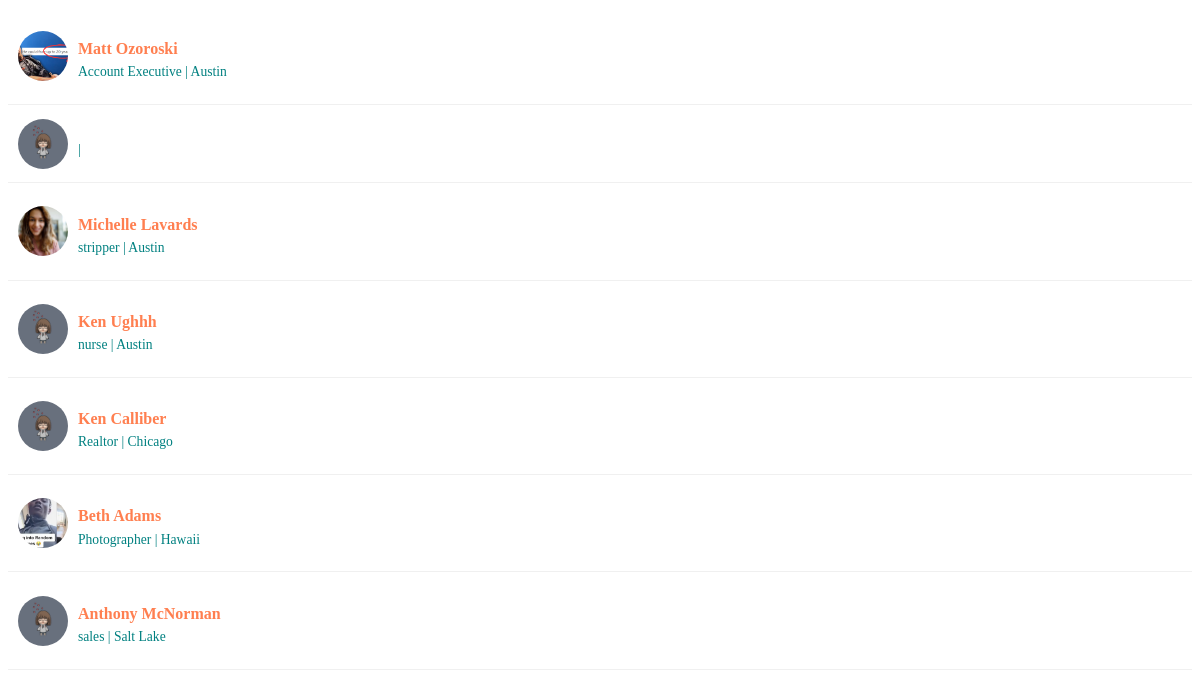
/search_results/, run on the app's committed database.
### users/models.py (models this page shows, shortened)
class UserProfile(models.Model):
    user = models.OneToOneField(User, on_delete=models.CASCADE)
    first_name = models.CharField(max_length=30)
    last_name = models.CharField(max_length=30)
    bio = models.TextField(blank=True)  # bio can be blank if user doesn't want to add one
    location = models.CharField(max_length=100)
    occupation = models.CharField(max_length=100)
    profile_picture = models.ImageField(upload_to='profile_pictures', blank=True, default='default_profile_picture.jpg')
    friends = models.ManyToManyField("self", blank=True)

### users/views.py (the view)
# urls.py: path('search_results/', views.search_results, name='search_results'),
def search_results(request):
    form = UserSearchForm(request.GET)
    if form.is_valid():
        search = form.cleaned_data['search']
        results = UserProfile.objects.filter(
            Q(first_name__icontains=search) |
            Q(last_name__icontains=search)
        )
    else:
        results = UserProfile.objects.none()
    return render(request, 'users/search_results_partial.html', {'results': results})

### users/templates/users/search_results_partial.html
{% load static %}
<link rel="stylesheet" href="{% static 'users/search_results_partial.css' %}">
{% for userprofile in results %}
    <a href="{% url 'profile' username=userprofile.user.username %}" class="search-result-item">
        <div class="search-result-img" style="background-image: url('{{ userprofile.profile_picture.url }}');"></div>
        <div class="search-result-info">
            <h4>{{ userprofile.first_name }} {{ userprofile.last_name }}</h4>
            <p>{{ userprofile.occupation }} | {{ userprofile.location }}</p>
        </div>
    </a>
{% empty %}
    <p>No users found.</p>
{% endfor %}

### users/static/users/search_results_partial.css (style rules this page uses)
.search-result-item { display: flex; align-items: center; padding: 10px; border-bottom: 1px solid #f0f0f0; text-decoration: none; color: inherit; }
.search-result-img { width: 50px; height: 50px; margin-right: 10px; background-size: cover; background-position: center; border-radius: 50%; }
.search-result-info { display: flex; flex-direction: column; line-height: 1.2; }
.search-result-info h4 { font-size: 1rem; color: #FF7F50; margin-bottom: 0.2em; }
.search-result-info p { font-size: 0.85rem; color: #008080; margin-top: 0.2em; }

### data on the page
UserProfile: profile_picture (picture), first_name "Matt", last_name "Ozoroski", occupation "Account Executive", location "Austin"
UserProfile: profile_picture (placeholder picture)
UserProfile: profile_picture (picture), first_name "Michelle", last_name "Lavards", occupation "stripper", location "Austin"
UserProfile: profile_picture (placeholder picture), first_name "Ken", last_name "Ughhh", occupation "nurse", location "Austin"
UserProfile: profile_picture (placeholder picture), first_name "Ken", last_name "Calliber", occupation "Realtor", location "Chicago"
UserProfile: profile_picture (picture), first_name "Beth", last_name "Adams", occupation "Photographer", location "Hawaii"
UserProfile: profile_picture (placeholder picture), first_name "Anthony", last_name "McNorman", occupation "sales", location "Salt Lake"
